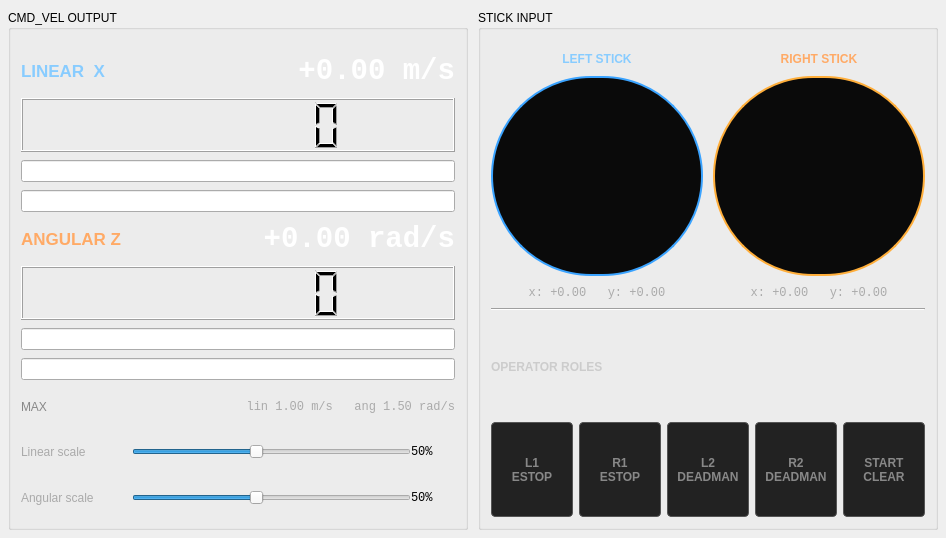
     <widget class="QWidget" name="tab_drive">
      <attribute name="title"><string>Drive</string></attribute>
      <layout class="QHBoxLayout" name="layout_tab_drive">
       <property name="spacing"><number>10</number></property>
       <property name="leftMargin"><number>8</number></property>
       <property name="topMargin"><number>10</number></property>
       <property name="rightMargin"><number>8</number></property>
       <property name="bottomMargin"><number>8</number></property>

       <!-- LEFT: CMD_VEL DASHBOARD (split bidirectional bars + LCD) -->
       <item>
        <widget class="QGroupBox" name="grp_cmdvel">
         <property name="title"><string>CMD_VEL OUTPUT</string></property>
         <property name="minimumSize"><size><width>460</width><height>520</height></size></property>
         <layout class="QGridLayout" name="layout_cmdvel">
          <property name="leftMargin"><number>10</number></property>
          <property name="topMargin"><number>22</number></property>
          <property name="rightMargin"><number>10</number></property>
          <property name="bottomMargin"><number>10</number></property>
          <property name="horizontalSpacing"><number>10</number></property>
          <property name="verticalSpacing"><number>8</number></property>

          <!-- LINEAR HEADING -->
          <item row="0" column="0">
           <widget class="QLabel" name="lbl_linear_title">
            <property name="text"><string>LINEAR  X</string></property>
            <property name="styleSheet"><string notr="true">font-size: 13pt; font-weight: bold; color: #88ccff;</string></property>
           </widget>
          </item>
          <item row="0" column="1">
           <widget class="QLabel" name="lbl_linear_value">
            <property name="text"><string>+0.00 m/s</string></property>
            <property name="alignment"><set>Qt::AlignRight|Qt::AlignVCenter</set></property>
            <property name="styleSheet"><string notr="true">font-size: 22pt; font-weight: 900; color: #ffffff; font-family: monospace;</string></property>
           </widget>
          </item>

          <!-- LINEAR LCD -->
          <item row="1" column="0" colspan="2">
           <widget class="QLCDNumber" name="lcd_linear">
            <property name="digitCount"><number>7</number></property>
            <property name="smallDecimalPoint"><bool>true</bool></property>
            <property name="minimumSize"><size><width>0</width><height>54</height></size></property>
           </widget>
          </item>

          <!-- LINEAR FORWARD (green) -->
          <item row="2" column="0" colspan="2">
           <widget class="QProgressBar" name="bar_linear_fwd">
            <property name="minimum"><number>0</number></property>
            <property name="maximum"><number>1000</number></property>
            <property name="value"><number>0</number></property>
            <property name="textVisible"><bool>false</bool></property>
            <property name="minimumSize"><size><width>0</width><height>22</height></size></property>
            <property name="styleSheet"><string notr="true">QProgressBar::chunk { background-color: #2e8b57; }</string></property>
            <property name="toolTip"><string>Linear forward (positive)</string></property>
           </widget>
          </item>
          <!-- LINEAR REVERSE (amber, inverted) -->
          <item row="3" column="0" colspan="2">
           <widget class="QProgressBar" name="bar_linear_rev">
            <property name="minimum"><number>0</number></property>
            <property name="maximum"><number>1000</number></property>
            <property name="value"><number>0</number></property>
            <property name="textVisible"><bool>false</bool></property>
            <property name="invertedAppearance"><bool>true</bool></property>
            <property name="minimumSize"><size><width>0</width><height>22</height></size></property>
            <property name="styleSheet"><string notr="true">QProgressBar::chunk { background-color: #b8860b; }</string></property>
            <property name="toolTip"><string>Linear reverse (negative)</string></property>
           </widget>
          </item>

          <!-- ANGULAR HEADING -->
          <item row="4" column="0">
           <widget class="QLabel" name="lbl_angular_title">
            <property name="text"><string>ANGULAR Z</string></property>
            <property name="styleSheet"><string notr="true">font-size: 13pt; font-weight: bold; color: #ffaa66;</string></property>
           </widget>
          </item>
          <item row="4" column="1">
           <widget class="QLabel" name="lbl_angular_value">
            <property name="text"><string>+0.00 rad/s</string></property>
            <property name="alignment"><set>Qt::AlignRight|Qt::AlignVCenter</set></property>
            <property name="styleSheet"><string notr="true">font-size: 22pt; font-weight: 900; color: #ffffff; font-family: monospace;</string></property>
           </widget>
          </item>

          <!-- ANGULAR LCD -->
          <item row="5" column="0" colspan="2">
           <widget class="QLCDNumber" name="lcd_angular">
            <property name="digitCount"><number>7</number></property>
            <property name="smallDecimalPoint"><bool>true</bool></property>
            <property name="minimumSize"><size><width>0</width><height>54</height></size></property>
           </widget>
          </item>

          <!-- ANGULAR LEFT (inverted bar) -->
          <item row="6" column="0" colspan="2">
           <widget class="QProgressBar" name="bar_angular_left">
            <property name="minimum"><number>0</number></property>
            <property name="maximum"><number>1000</number></property>
            <property name="value"><number>0</number></property>
            <property name="textVisible"><bool>false</bool></property>
            <property name="invertedAppearance"><bool>true</bool></property>
            <property name="minimumSize"><size><width>0</width><height>22</height></size></property>
            <property name="styleSheet"><string notr="true">QProgressBar::chunk { background-color: #d2691e; }</string></property>
            <property name="toolTip"><string>Angular left (positive)</string></property>
           </widget>
          </item>
          <!-- ANGULAR RIGHT -->
          <item row="7" column="0" colspan="2">
           <widget class="QProgressBar" name="bar_angular_right">
            <property name="minimum"><number>0</number></property>
            <property name="maximum"><number>1000</number></property>
            <property name="value"><number>0</number></property>
            <property name="textVisible"><bool>false</bool></property>
            <property name="minimumSize"><size><width>0</width><height>22</height></size></property>
            <property name="styleSheet"><string notr="true">QProgressBar::chunk { background-color: #d2691e; }</string></property>
            <property name="toolTip"><string>Angular right (negative)</string></property>
           </widget>
          </item>

          <!-- LIMITS -->
          <item row="8" column="0">
           <widget class="QLabel" name="lbl_limit_title">
            <property name="text"><string>MAX</string></property>
            <property name="styleSheet"><string notr="true">color: #888;</string></property>
           </widget>
          </item>
          <item row="8" column="1">
           <widget class="QLabel" name="lbl_limit_value">
            <property name="text"><string>lin 1.00 m/s   ang 1.50 rad/s</string></property>
            <property name="alignment"><set>Qt::AlignRight|Qt::AlignVCenter</set></property>
            <property name="styleSheet"><string notr="true">color: #aaa; font-family: monospace;</string></property>
           </widget>
          </item>

          <!-- SCALE SLIDERS -->
          <item row="9" column="0">
           <widget class="QLabel" name="lbl_lin_scale_cap">
            <property name="text"><string>Linear scale</string></property>
            <property name="styleSheet"><string notr="true">color: #aaa;</string></property>
           </widget>
          </item>
          <item row="9" column="1">
           <layout class="QHBoxLayout" name="layout_lin_scale">
            <item>
             <widget class="QSlider" name="sld_linear_scale">
              <property name="orientation"><enum>Qt::Horizontal</enum></property>
              <property name="minimum"><number>10</number></property>
              <property name="maximum"><number>100</number></property>
              <property name="value"><number>50</number></property>
             </widget>
            </item>
            <item>
             <widget class="QLabel" name="lbl_lin_scale_val">
              <property name="text"><string>50%</string></property>
              <property name="minimumSize"><size><width>44</width><height>0</height></size></property>
              <property name="styleSheet"><string notr="true">font-family: monospace;</string></property>
             </widget>
            </item>
           </layout>
          </item>

          <item row="10" column="0">
           <widget class="QLabel" name="lbl_ang_scale_cap">
            <property name="text"><string>Angular scale</string></property>
            <property name="styleSheet"><string notr="true">color: #aaa;</string></property>
           </widget>
          </item>
          <item row="10" column="1">
           <layout class="QHBoxLayout" name="layout_ang_scale">
            <item>
             <widget class="QSlider" name="sld_angular_scale">
              <property name="orientation"><enum>Qt::Horizontal</enum></property>
              <property name="minimum"><number>10</number></property>
              <property name="maximum"><number>100</number></property>
              <property name="value"><number>50</number></property>
             </widget>
            </item>
            <item>
             <widget class="QLabel" name="lbl_ang_scale_val">
              <property name="text"><string>50%</string></property>
              <property name="minimumSize"><size><width>44</width><height>0</height></size></property>
              <property name="styleSheet"><string notr="true">font-family: monospace;</string></property>
             </widget>
            </item>
           </layout>
          </item>
         </layout>
        </widget>
       </item>

       <!-- MIDDLE: STICK PADS (200x200 round QLabels — runtime setPixmap) -->
       <item>
        <widget class="QGroupBox" name="grp_stick_visual">
         <property name="title"><string>STICK INPUT</string></property>
         <property name="minimumSize"><size><width>460</width><height>520</height></size></property>
         <layout class="QVBoxLayout" name="layout_stick_visual">
          <property name="spacing"><number>8</number></property>
          <property name="leftMargin"><number>10</number></property>
          <property name="topMargin"><number>22</number></property>
          <property name="rightMargin"><number>10</number></property>
          <property name="bottomMargin"><number>10</number></property>

          <item>
           <layout class="QHBoxLayout" name="layout_sticks_row">
            <property name="spacing"><number>10</number></property>

            <!-- LEFT STICK -->
            <item>
             <layout class="QVBoxLayout" name="layout_left_stick">
              <item>
               <widget class="QLabel" name="lbl_left_stick_title">
                <property name="text"><string>LEFT STICK</string></property>
                <property name="alignment"><set>Qt::AlignCenter</set></property>
                <property name="styleSheet"><string notr="true">font-weight: bold; color: #88ccff;</string></property>
               </widget>
              </item>
              <item>
               <widget class="QLabel" name="lbl_left_stick_pad">
                <property name="minimumSize"><size><width>200</width><height>200</height></size></property>
                <property name="maximumSize"><size><width>240</width><height>240</height></size></property>
                <property name="text"><string/></property>
                <property name="alignment"><set>Qt::AlignCenter</set></property>
                <property name="styleSheet">
                 <string notr="true">QLabel#lbl_left_stick_pad { background-color: #0a0a0a; border: 2px solid #3aa3ff; border-radius: 100px; }</string>
                </property>
                <property name="toolTip"><string>Left stick "radar" pad. Live dot rendered at runtime via setPixmap().</string></property>
               </widget>
              </item>
              <item>
               <widget class="QLabel" name="lbl_left_stick_xy">
                <property name="text"><string>x: +0.00   y: +0.00</string></property>
                <property name="alignment"><set>Qt::AlignCenter</set></property>
                <property name="styleSheet"><string notr="true">font-family: monospace; color: #aaa;</string></property>
               </widget>
              </item>
             </layout>
            </item>

            <!-- RIGHT STICK -->
            <item>
             <layout class="QVBoxLayout" name="layout_right_stick">
              <item>
               <widget class="QLabel" name="lbl_right_stick_title">
                <property name="text"><string>RIGHT STICK</string></property>
                <property name="alignment"><set>Qt::AlignCenter</set></property>
                <property name="styleSheet"><string notr="true">font-weight: bold; color: #ffaa66;</string></property>
               </widget>
              </item>
              <item>
               <widget class="QLabel" name="lbl_right_stick_pad">
                <property name="minimumSize"><size><width>200</width><height>200</height></size></property>
                <property name="maximumSize"><size><width>240</width><height>240</height></size></property>
                <property name="text"><string/></property>
                <property name="alignment"><set>Qt::AlignCenter</set></property>
                <property name="styleSheet">
                 <string notr="true">QLabel#lbl_right_stick_pad { background-color: #0a0a0a; border: 2px solid #ffae3a; border-radius: 100px; }</string>
                </property>
                <property name="toolTip"><string>Right stick "radar" pad. Live dot rendered at runtime via setPixmap().</string></property>
               </widget>
              </item>
              <item>
               <widget class="QLabel" name="lbl_right_stick_xy">
                <property name="text"><string>x: +0.00   y: +0.00</string></property>
                <property name="alignment"><set>Qt::AlignCenter</set></property>
                <property name="styleSheet"><string notr="true">font-family: monospace; color: #aaa;</string></property>
               </widget>
              </item>
             </layout>
            </item>
           </layout>
          </item>

          <item>
           <widget class="Line" name="line_stick_sep">
            <property name="orientation"><enum>Qt::Horizontal</enum></property>
           </widget>
          </item>

          <!-- ROLE BUTTONS (operator labels — Designer A style) -->
          <item>
           <widget class="QLabel" name="lbl_roles_title">
            <property name="text"><string>OPERATOR ROLES</string></property>
            <property name="styleSheet"><string notr="true">color: #ccc; font-weight: bold;</string></property>
           </widget>
          </item>
          <item>
           <layout class="QGridLayout" name="layout_role_lamps">
            <property name="horizontalSpacing"><number>6</number></property>
            <property name="verticalSpacing"><number>6</number></property>
            <item row="0" column="0"><widget class="QLabel" name="lamp_l1_estop"><property name="text"><string>L1
ESTOP</string></property><property name="alignment"><set>Qt::AlignCenter</set></property><property name="minimumSize"><size><width>76</width><height>50</height></size></property><property name="styleSheet"><string notr="true">QLabel { background:#222; color:#888; border:1px solid #555; border-radius:4px; font-weight:bold; }</string></property></widget></item>
            <item row="0" column="1"><widget class="QLabel" name="lamp_r1_estop"><property name="text"><string>R1
ESTOP</string></property><property name="alignment"><set>Qt::AlignCenter</set></property><property name="minimumSize"><size><width>76</width><height>50</height></size></property><property name="styleSheet"><string notr="true">QLabel { background:#222; color:#888; border:1px solid #555; border-radius:4px; font-weight:bold; }</string></property></widget></item>
            <item row="0" column="2"><widget class="QLabel" name="lamp_l2_deadman"><property name="text"><string>L2
DEADMAN</string></property><property name="alignment"><set>Qt::AlignCenter</set></property><property name="minimumSize"><size><width>76</width><height>50</height></size></property><property name="styleSheet"><string notr="true">QLabel { background:#222; color:#888; border:1px solid #555; border-radius:4px; font-weight:bold; }</string></property></widget></item>
            <item row="0" column="3"><widget class="QLabel" name="lamp_r2_deadman"><property name="text"><string>R2
DEADMAN</string></property><property name="alignment"><set>Qt::AlignCenter</set></property><property name="minimumSize"><size><width>76</width><height>50</height></size></property><property name="styleSheet"><string notr="true">QLabel { background:#222; color:#888; border:1px solid #555; border-radius:4px; font-weight:bold; }</string></property></widget></item>
            <item row="0" column="4"><widget class="QLabel" name="lamp_start_clear"><property name="text"><string>START
CLEAR</string></property><property name="alignment"><set>Qt::AlignCenter</set></property><property name="minimumSize"><size><width>76</width><height>50</height></size></property><property name="styleSheet"><string notr="true">QLabel { background:#222; color:#888; border:1px solid #555; border-radius:4px; font-weight:bold; }</string></property></widget></item>
           </layout>
          </item>
         </layout>
        </widget>
       </item>
      </layout>
     </widget>
